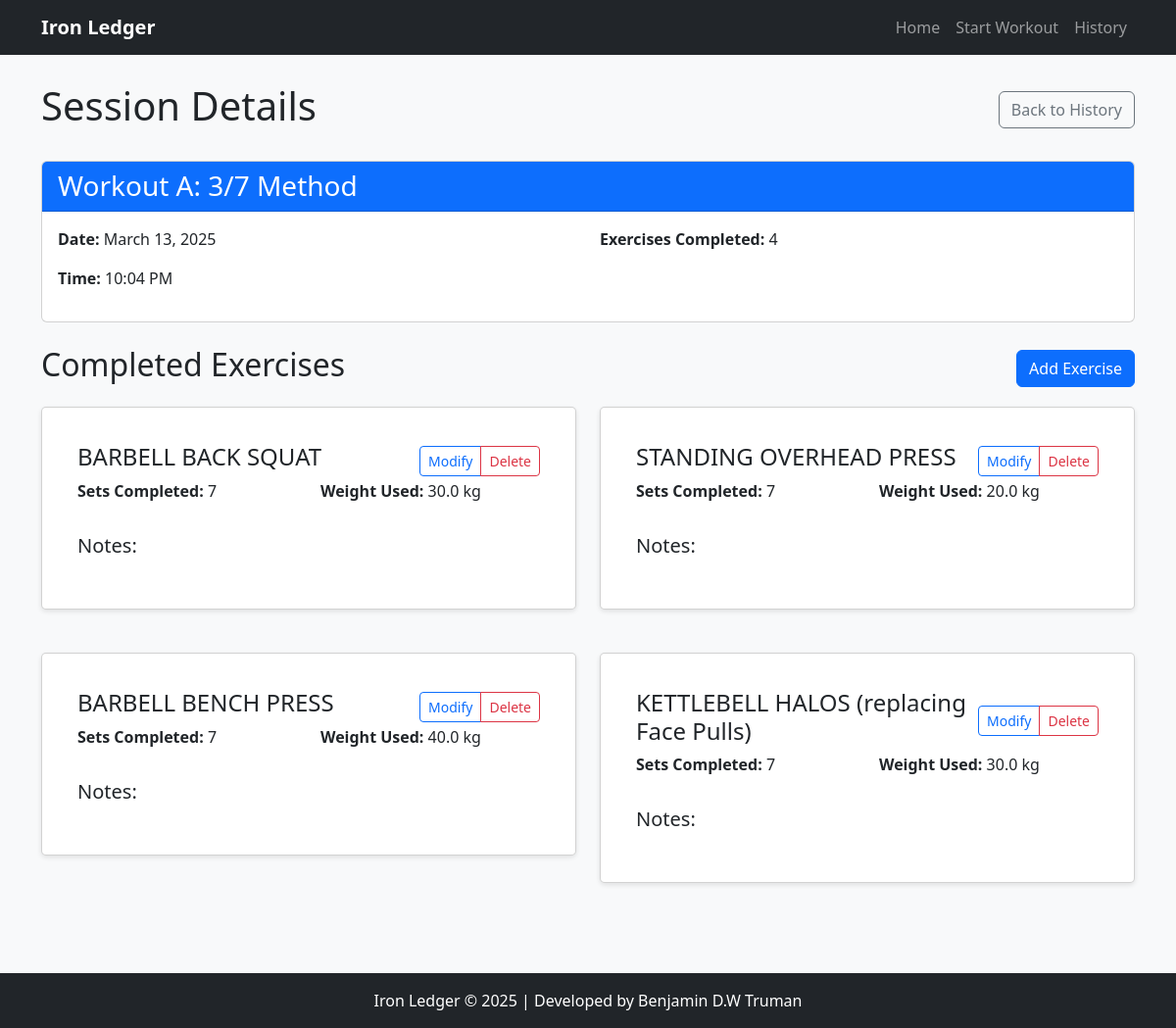
The page /session/2 on the database its author committed.
### app.py (models this page shows)
class Workout(db.Model):
    id = db.Column(db.Integer, primary_key=True)
    name = db.Column(db.String(100), nullable=False)
    description = db.Column(db.Text, nullable=True)
    content = db.Column(db.Text, nullable=False)
    exercises = db.Column(db.Text, nullable=True)
    sessions = db.relationship('Session', backref='workout', lazy=True)

class Session(db.Model):
    id = db.Column(db.Integer, primary_key=True)
    date = db.Column(db.DateTime, nullable=False, default=datetime.utcnow)
    workout_id = db.Column(db.Integer, db.ForeignKey('workout.id'), nullable=False)
    notes = db.Column(db.Text)
    completed_exercises = db.relationship('CompletedExercise', backref='session', lazy=True, cascade="all, delete-orphan")

class CompletedExercise(db.Model):
    id = db.Column(db.Integer, primary_key=True)
    session_id = db.Column(db.Integer, db.ForeignKey('session.id'), nullable=False)
    exercise_name = db.Column(db.String(100), nullable=False)
    sets_completed = db.Column(db.Integer, nullable=False)
    weight = db.Column(db.Float)
    notes = db.Column(db.Text)

### app.py (the view)
@app.route('/session/<int:session_id>')
def view_session(session_id):
    session = Session.query.get_or_404(session_id)
    return render_template('session.html', session=session)

### app.py (called while the page is built)
@app.context_processor
def inject_now():
    return {'now': datetime.now()}

### templates/session.html (shortened to what this page needs)
{% extends 'base.html' %}
{% block content %}
<div class="row">
    <div class="col-md-12">
        <div class="d-flex justify-content-between align-items-center mb-4">
            <h1>Session Details</h1>
            <a href="{{ url_for('history') }}" class="btn btn-outline-secondary">Back to History</a>
        </div>
        <div class="card mb-4">
            <div class="card-header bg-primary text-white">
                <h3 class="mb-0">{{ session.workout.name }}</h3>
            </div>
            <div class="card-body">
                <div class="row">
                    <div class="col-md-6">
                        <p><strong>Date:</strong> {{ session.date.strftime('%B %d, %Y') }}</p>
                        <p><strong>Time:</strong> {{ session.date.strftime('%I:%M %p') }}</p>
                    </div>
                    <div class="col-md-6">
                        <p><strong>Exercises Completed:</strong> {{ session.completed_exercises|length }}</p>
                    </div>
                </div>
            </div>
        </div>
        <div class="d-flex justify-content-between align-items-center mb-3">
            <h2>Completed Exercises</h2>
            <button class="btn btn-primary" id="addExerciseBtn">Add Exercise</button>
        </div>
        {% if session.completed_exercises %}
            <div class="row">
                {% for exercise in session.completed_exercises %}
                <div class="col-md-6 mb-4">
                    <div class="card exercise-container" id="exercise-{{ exercise.id }}">
                        <div class="card-body">
                            <div class="d-flex justify-content-between align-items-center">
                                <h4 class="card-title">{{ exercise.exercise_name }}</h4>
                                <div class="btn-group">
                                    <button class="btn btn-sm btn-outline-primary edit-exercise" data-exercise-id="{{ exercise.id }}">Modify</button>
                                    <button class="btn btn-sm btn-outline-danger delete-exercise" data-exercise-id="{{ exercise.id }}">Delete</button>
                                </div>
                            </div>
                            <div class="exercise-view-mode" id="view-{{ exercise.id }}">
                                <div class="row">
                                    <div class="col-6">
                                        <p><strong>Sets Completed:</strong> <span class="sets-value">{{ exercise.sets_completed }}</span></p>
                                    </div>
                                    <div class="col-6">
                                        {% if exercise.weight %}
                                        <p><strong>Weight Used:</strong> <span class="weight-value">{{ exercise.weight }}</span> kg</p>
                                        {% else %}
                                        <p><strong>Weight Used:</strong> <span class="weight-value">0</span> kg</p>
                                        {% endif %}
                                    </div>
                                </div>
                                {% if exercise.notes %}
                                <div class="mt-3">
                                    <h5>Notes:</h5>
                                    <p class="notes-value">{{ exercise.notes }}</p>
                                </div>
                                {% else %}
                                <div class="mt-3">
                                    <h5>Notes:</h5>
                                </div>
                                {% endif %}
                            </div>
                        </div>
                    </div>
                </div>
                {% endfor %}
            </div>
        {% else %}
            <div class="alert alert-info">
                No exercises were recorded for this session.
            </div>
        {% endif %}
    </div>
</div>
{% endblock %}

### templates/base.html (shortened to what this page needs)
<!DOCTYPE html>
<html lang="en">
<head>
    <link href="https://cdn.jsdelivr.net/npm/bootstrap@5.3.0-alpha1/dist/css/bootstrap.min.css" rel="stylesheet">
</head>
<body>
    <nav class="navbar navbar-expand-lg navbar-dark bg-dark fixed-top">
        <div class="container">
            <a class="navbar-brand" href="{{ url_for('index') }}">Iron Ledger</a>
            <div class="collapse navbar-collapse" id="navbarNav">
                <ul class="navbar-nav ms-auto">
                    <li class="nav-item">
                        <a class="nav-link" href="{{ url_for('index') }}">Home</a>
                    </li>
                    <li class="nav-item">
                        <a class="nav-link" href="{{ url_for('start_session') }}">Start Workout</a>
                    </li>
                    <li class="nav-item">
                        <a class="nav-link" href="{{ url_for('history') }}">History</a>
                    </li>
                </ul>
            </div>
        </div>
    </nav>
    <div class="container mt-4">
        {% block content %}{% endblock %}
    </div>
    <footer class="bg-dark text-white mt-5 py-3">
        <div class="container text-center">
            <p class="mb-0">Iron Ledger &copy; {{ now.year }} | Developed by Benjamin D.W Truman</p>
        </div>
    </footer>
</body>
</html>

### templates/base.html (style rules this page uses)
body { padding-top: 60px; background-color: #f8f9fa; }
.navbar-brand { font-weight: bold; }
.exercise-container { background-color: #fff; border-radius: 5px; padding: 20px; margin-bottom: 20px; box-shadow: 0 2px 5px rgba(0,0,0,0.1); }

### rows shown on the page
Workout: workout.name "Workout A: 3/7 Method"
CompletedExercise: exercise_name "BARBELL BACK SQUAT", sets_completed "7", weight "30.0", shows "Notes:"
CompletedExercise: exercise_name "STANDING OVERHEAD PRESS", sets_completed "7", weight "20.0", shows "Notes:"
CompletedExercise: exercise_name "BARBELL BENCH PRESS", sets_completed "7", weight "40.0", shows "Notes:"
CompletedExercise: exercise_name "KETTLEBELL HALOS (replacing Face Pulls)", sets_completed "7", weight "30.0", shows "Notes:"

### other values the page prints
{{ session.date.strftime('%B %d, %Y') }} "March 13, 2025"
{{ session.date.strftime('%I:%M %p') }} "10:04 PM"
{{ session.completed_exercises|length }} "4"
